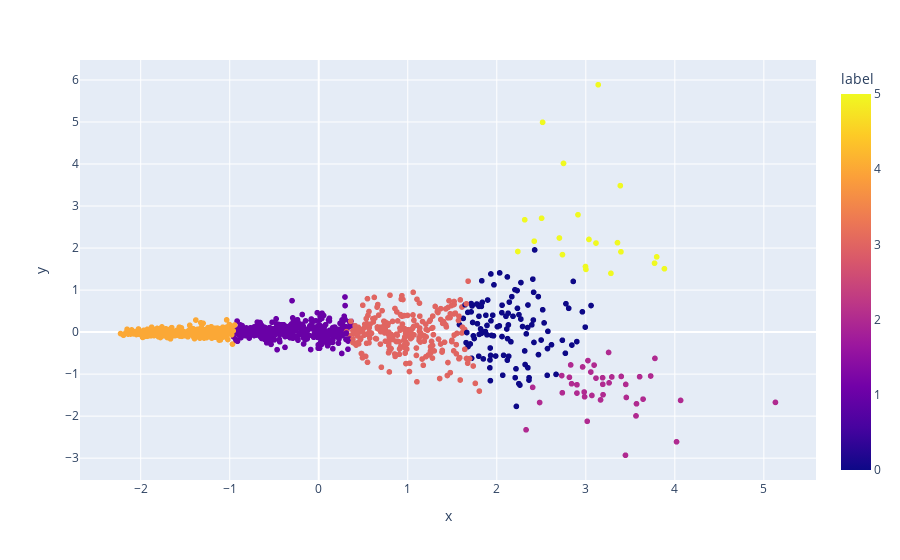

The cell this chart's notebook holds for it:
### Markdown cell above
#### K-Means

### Code cell
k_pca_df = pd.DataFrame()
k_pca_df['x'] = test_pca_list[:, 0]
k_pca_df['y'] = test_pca_list[:, 1]
k_pca_df['label'] = k_pred

fig = px.scatter(k_pca_df, x='x', y='y', color='label')
fig.show()

### Figure 1 — Plotly figure (JSON) as saved in the notebook; plotly's stock layout.template omitted (floating-point values rounded to 4 significant figures; data arrays with more than 128 entries replaced by an {"elided": "..."} marker saying what was removed)
{"data": [{"hovertemplate": "x=%{x}<br>y=%{y}<br>label=%{marker.color}<extra></extra>", "legendgroup": "", "marker": {"color": {"elided": "1115 int values"}, "coloraxis": "coloraxis", "symbol": "circle"}, "mode": "markers", "name": "", "showlegend": false, "type": "scattergl", "x": {"elided": "1115 float values"}, "xaxis": "x", "y": {"elided": "1115 float values"}, "yaxis": "y"}], "layout": {"coloraxis": {"colorbar": {"title": {"text": "label"}}, "colorscale": [[0, "#0d0887"], [0.1111, "#46039f"], [0.2222, "#7201a8"], [0.3333, "#9c179e"], [0.4444, "#bd3786"], [0.5556, "#d8576b"], [0.6667, "#ed7953"], [0.7778, "#fb9f3a"], [0.8889, "#fdca26"], [1, "#f0f921"]]}, "legend": {"tracegroupgap": 0}, "margin": {"t": 60}, "xaxis": {"anchor": "y", "domain": [0, 1], "title": {"text": "x"}}, "yaxis": {"anchor": "x", "domain": [0, 1], "title": {"text": "y"}}}}
